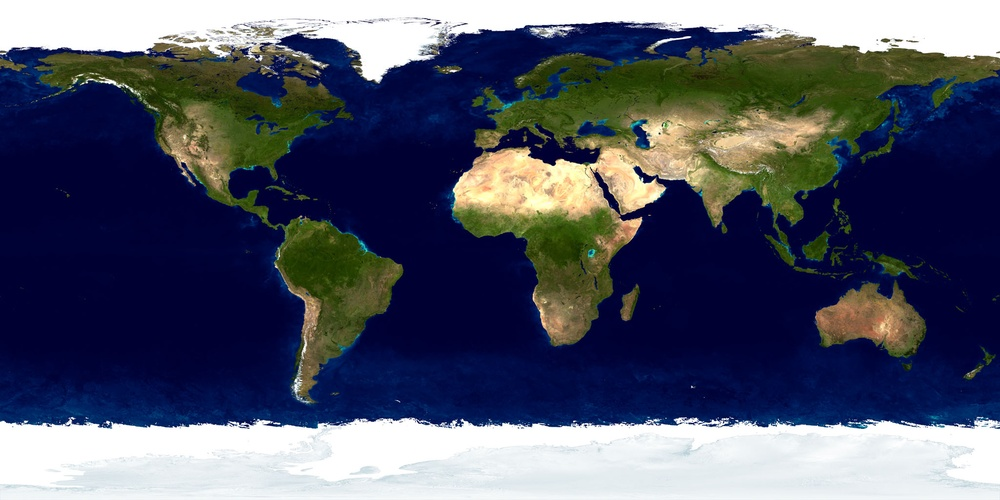
%> input picture Simulation/ChangingTransparencyExample/landOcean.jpg, 1000 x 500 px, shrunk from 2048 x 1024 before the run
$ octave ChangingTransparencyExample.m   (GNU Octave 9; MATLAB toolbox functions it lacks are replaced by stand-ins)
%> lines starting %> are read from the running program, lines starting %| are printed output that depends on the picture
%% Changing Transparency of Images, Patches or Surfaces
% This example shows how to modify transparency of images, patches and surfaces.
%% Transparency for All Objects in Axes
% Transparency values are referred to as alpha values. Use the |alpha| function
% to set the transparency for all image, patch, and surface objects in the current
% axes. Specify a transparency value between 0 (fully transparent) and 1 (fully
% opaque).

t = 0:0.1:2*pi;
x = sin(t);
y = cos(t);

figure
patch(x,y,'r')            % make a red circular patch
patch(x+0.8,y,'g')        % make a green circular path
patch(x+0.4,y+0.8,'b')    % make a blue circular path
axis square tight         % set axis to square

alpha(0.3)                % set all patches transparency to 0.3
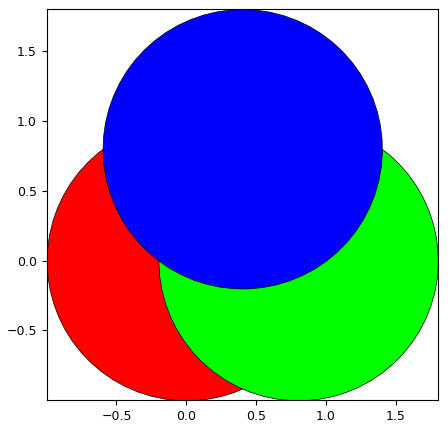
%> figure redrawn from the program's plot data
%% Transparency for Individual Surfaces
% The transparency of a surface is defined by its |AlphaData| property. Set
% the alpha data as either a scalar value or a matrix of values specifying the
% transparency of each vertex of the surface. The |FaceAlpha| property indicates
% how the transparency of the surface faces are determined from vertex transparency.

[X,Y,Z] = peaks(20);
s2 = surf(X,Y,Z);

s2.AlphaData = gradient(Z);    % set vertex transparencies
s2.FaceAlpha = 'flat';
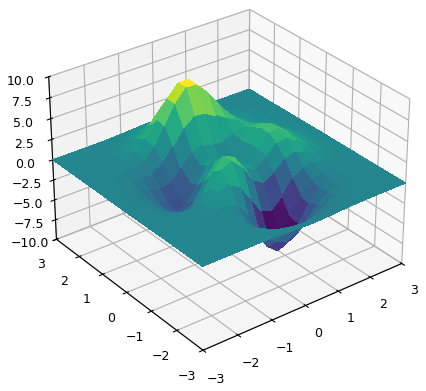
%> figure redrawn from the program's plot data
%% Transparency for Individual Images
% Like surfaces, the transparency of an image is also defined by its |AlphaData|
% property. For images, set the alpha data as either a scalar value or a matrix
% of values specifying the transparency of each element in the image data.
%
% For example, use transparency to overlay two images. First, display the
% image of the Earth.

earth = imread('landOcean.jpg');
%> earth is the input picture: size 500x1000x3 uint8; mean R, G, B 81.3, 85.9, 104.1
image(earth)    % display Earth image
axis image
%%
% Then, add a cloud layer to the image of the Earth using transparency.

clouds = imread('cloudCombined.jpg');
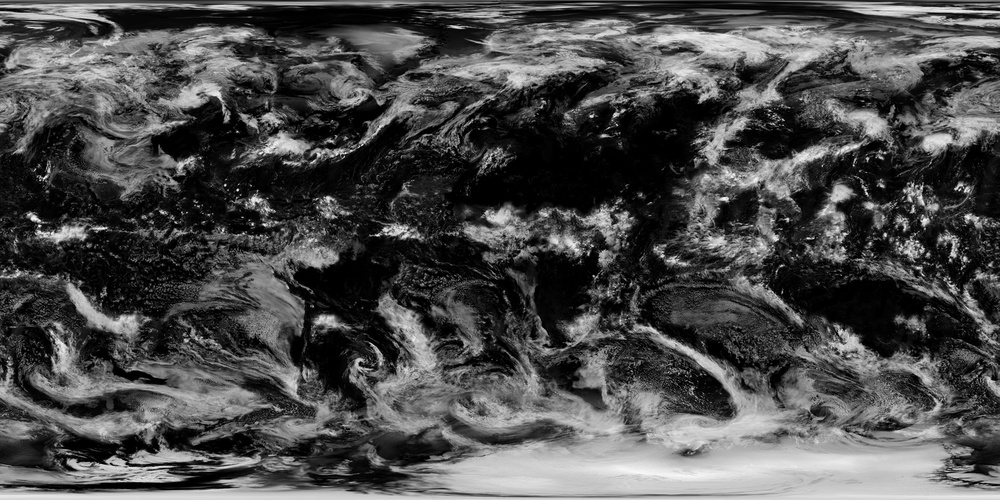
%> input picture Simulation/ChangingTransparencyExample/cloudCombined.jpg, 1000 x 500 px, shrunk from 2048 x 1024 before the run
%> clouds is the input picture: size 500x1000x3 uint8; min 0, max 255, mean 76
image(earth)
axis image
hold on

im = image(clouds);
im.AlphaData = max(clouds,[],3);    % set transparency to maximum cloud value
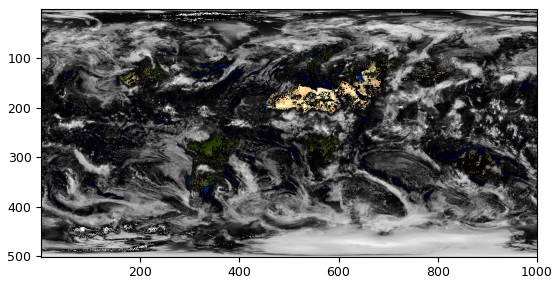
%> figure redrawn from the program's plot data
hold off

%% Transparency with Texture Mapping
% Texture mapping maps a 2-D image onto a 3-D surface. An image can be mapped
% to a surface by setting the |CData| property to the image data and setting the
% |FaceColor| property to be |'texturemap'|.
%
% This example creates a 3-D view of the earth and clouds. It creates spherical
% surfaces and uses texture mapping to map the images of the earth and clouds
% onto the surfaces.

[px,py,pz] = sphere(50);                % generate coordinates for a 50 x 50 sphere

cla
sEarth = surface(py, px ,flip(pz));
%> (the run ends here)
